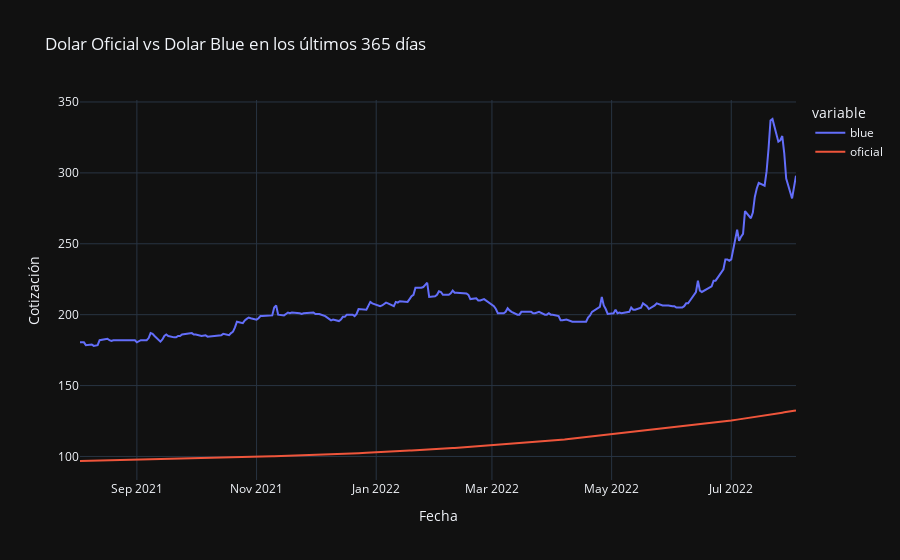

The code cell stored with this chart in its notebook:
### Code cell
fig = px.line(brechas, x='date', y=['blue', 'oficial'], title = "Dolar Oficial vs Dolar Blue en los últimos 365 días", template="plotly_dark")
fig.update_layout( xaxis_title='Fecha',
                   yaxis_title='Cotización')
fig.show()

### Figure 1 — Plotly figure (JSON) as saved in the notebook; plotly's stock layout.template omitted (floating-point values rounded to 4 significant figures; data arrays with more than 128 entries replaced by an {"elided": "..."} marker saying what was removed)
{"data": [{"hovertemplate": "variable=blue<br>date=%{x}<br>value=%{y}<extra></extra>", "legendgroup": "blue", "line": {"color": "#636efa", "dash": "solid"}, "marker": {"symbol": "circle"}, "mode": "lines", "name": "blue", "orientation": "v", "showlegend": true, "type": "scatter", "x": {"elided": "246 str values"}, "xaxis": "x", "y": {"elided": "246 float values"}, "yaxis": "y"}, {"hovertemplate": "variable=oficial<br>date=%{x}<br>value=%{y}<extra></extra>", "legendgroup": "oficial", "line": {"color": "#EF553B", "dash": "solid"}, "marker": {"symbol": "circle"}, "mode": "lines", "name": "oficial", "orientation": "v", "showlegend": true, "type": "scatter", "x": {"elided": "246 str values"}, "xaxis": "x", "y": {"elided": "246 float values"}, "yaxis": "y"}], "layout": {"legend": {"title": {"text": "variable"}, "tracegroupgap": 0}, "title": {"text": "Dolar Oficial vs Dolar Blue en los últimos 365 días"}, "xaxis": {"anchor": "y", "domain": [0, 1], "title": {"text": "Fecha"}}, "yaxis": {"anchor": "x", "domain": [0, 1], "title": {"text": "Cotización"}}}}
